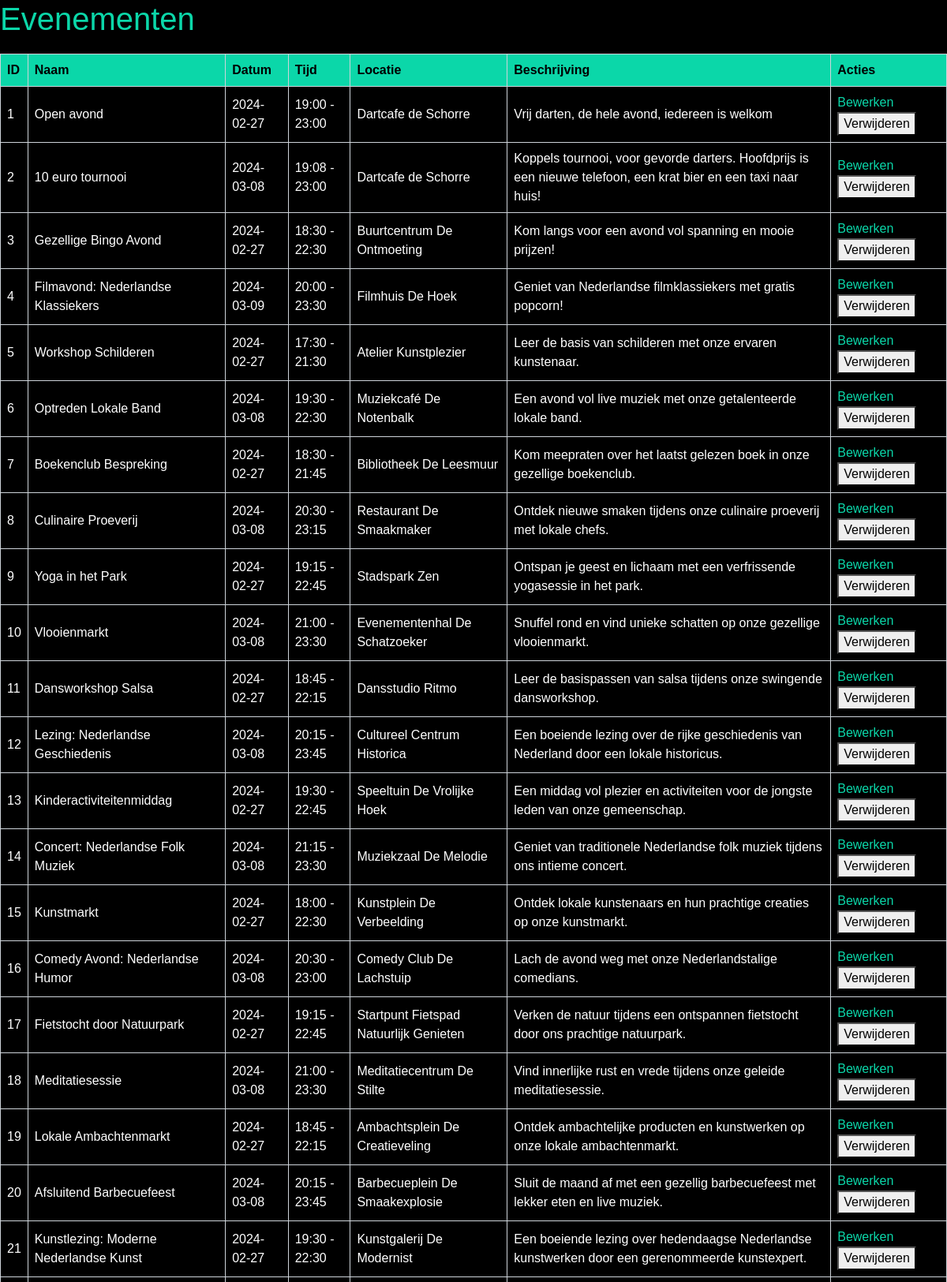
/events_moderation (upper part), run on the app's committed database.
### tables this page shows
CREATE TABLE events (
            id INTEGER PRIMARY KEY AUTOINCREMENT,
            name TEXT NOT NULL,
            description TEXT NOT NULL,
            event_date DATE NOT NULL,
            start_time TEXT NOT NULL,            
            end_time TEXT NOT NULL,
            location TEXT NOT NULL,
            agenda_id INTEGER NOT NULL,
            date_created DATE NOT NULL DEFAULT CURRENT_TIMESTAMP, aanmelder TEXT,
            FOREIGN KEY (agenda_id) REFERENCES agendas (id)
        );

### app.py (the view)
@app.route('/events_moderation',  methods=['GET', 'POST'])
def events_moderation():
    conn = get_db_connection()
    events = conn.execute('SELECT * FROM events').fetchall()
    conn.close()
    return render_template('events_moderation.html', events=events)

### app.py (called while the page is built)
def get_db_connection():
    conn = sqlite3.connect("event_calendar.db")
    conn.row_factory = sqlite3.Row
    return conn

### templates/events_moderation.html (shortened to what this page needs)
<!DOCTYPE html>
<html lang="en">
<head>
    <link rel="stylesheet" href="{{url_for('static',filename='css/bootstrap.min.css')}}">
    <link rel="stylesheet" href="{{url_for('static',filename='myfont/css/all.min.css')}}">
</head>
<body>
    <h1>Evenementen</h1>
    <table border="1">
        <thead>
            <tr>
                <th>ID</th>
                <th>Naam</th>
                <th>Datum</th>
                <th>Tijd</th>
                <th>Locatie</th>
                <th>Beschrijving</th>
                <th>Acties</th>
            </tr>
        </thead>
        <tbody>
            {% for event in events %}
                <tr>
                    <td>{{ event['id'] }}</td>
                    <td>{{ event['name'] }}</td>
                    <td>{{ event['event_date'] }}</td>
                    <td>{{ event['start_time'] }} - {{ event['end_time'] }}</td>
                    <td>{{ event['location'] }}</td>
                    <td>{{ event['description'] }}</td>
                    <td>
                        <a href="/edit_event/{{ event.id }}" style="color: #0bd7a9; text-decoration: none;">Bewerken</a>
                        <form action="/delete_event/{{ event['id'] }}" method="POST" style="display: inline;">
                            <button type="submit" class="delete-btn">Verwijderen</button>
                        </form>
                    </td>
                </tr>
            {% endfor %}
        </tbody>
    </table>
</body>
</html>

### templates/events_moderation.html (style rules this page uses)
body { font-family: Arial, sans-serif; background-color: #000000; margin: 0; padding: 0; color: white; }
h1 { color: #0bd7a9; }
table { border-collapse: collapse; width: 100%; margin-top: 20px; }
th, td { border: 1px solid #ced4da; padding: 8px; text-align: left; color: white; }
th { background-color: #0bd7a9; color: #000000; }
a { color: #0bd7a9; text-decoration: none; }

### data on the page
events: id "1", name "Open avond", event_date "2024-02-27", start_time "19:00", end_time "23:00", location "Dartcafe de Schorre", description "Vrij darten, de hele avond, iedereen is welkom"
events: id "2", name "10 euro tournooi", event_date "2024-03-08", start_time "19:08", end_time "23:00", location "Dartcafe de Schorre", description "Koppels tournooi, voor gevorde darters. Hoofdprijs is een nieuwe telefoon, een krat bier en een taxi naar huis!"
events: id "3", name "Gezellige Bingo Avond", event_date "2024-02-27", start_time "18:30", end_time "22:30", location "Buurtcentrum De Ontmoeting", description "Kom langs voor een avond vol spanning en mooie prijzen!"
events: id "4", name "Filmavond: Nederlandse Klassiekers", event_date "2024-03-09", start_time "20:00", end_time "23:30", location "Filmhuis De Hoek", description "Geniet van Nederlandse filmklassiekers met gratis popcorn!"
events: id "5", name "Workshop Schilderen", event_date "2024-02-27", start_time "17:30", end_time "21:30", location "Atelier Kunstplezier", description "Leer de basis van schilderen met onze ervaren kunstenaar."
events: id "6", name "Optreden Lokale Band", event_date "2024-03-08", start_time "19:30", end_time "22:30", location "Muziekcafé De Notenbalk", description "Een avond vol live muziek met onze getalenteerde lokale band."
events: id "7", name "Boekenclub Bespreking", event_date "2024-02-27", start_time "18:30", end_time "21:45", location "Bibliotheek De Leesmuur", description "Kom meepraten over het laatst gelezen boek in onze gezellige boekenclub."
events: id "8", name "Culinaire Proeverij", event_date "2024-03-08", start_time "20:30", end_time "23:15", location "Restaurant De Smaakmaker", description "Ontdek nieuwe smaken tijdens onze culinaire proeverij met lokale chefs."
events: id "9", name "Yoga in het Park", event_date "2024-02-27", start_time "19:15", end_time "22:45", location "Stadspark Zen", description "Ontspan je geest en lichaam met een verfrissende yogasessie in het park."
events: id "10", name "Vlooienmarkt", event_date "2024-03-08", start_time "21:00", end_time "23:30", location "Evenementenhal De Schatzoeker", description "Snuffel rond en vind unieke schatten op onze gezellige vlooienmarkt."
events: id "11", name "Dansworkshop Salsa", event_date "2024-02-27", start_time "18:45", end_time "22:15", location "Dansstudio Ritmo", description "Leer de basispassen van salsa tijdens onze swingende dansworkshop."
events: id "12", name "Lezing: Nederlandse Geschiedenis", event_date "2024-03-08", start_time "20:15", end_time "23:45", location "Cultureel Centrum Historica", description "Een boeiende lezing over de rijke geschiedenis van Nederland door een lokale historicus."
events: id "13", name "Kinderactiviteitenmiddag", event_date "2024-02-27", start_time "19:30", end_time "22:45", location "Speeltuin De Vrolijke Hoek", description "Een middag vol plezier en activiteiten voor de jongste leden van onze gemeenschap."
events: id "14", name "Concert: Nederlandse Folk Muziek", event_date "2024-03-08", start_time "21:15", end_time "23:30", location "Muziekzaal De Melodie", description "Geniet van traditionele Nederlandse folk muziek tijdens ons intieme concert."
events: id "15", name "Kunstmarkt", event_date "2024-02-27", start_time "18:00", end_time "22:30", location "Kunstplein De Verbeelding", description "Ontdek lokale kunstenaars en hun prachtige creaties op onze kunstmarkt."
events: id "16", name "Comedy Avond: Nederlandse Humor", event_date "2024-03-08", start_time "20:30", end_time "23:00", location "Comedy Club De Lachstuip", description "Lach de avond weg met onze Nederlandstalige comedians."
events: id "17", name "Fietstocht door Natuurpark", event_date "2024-02-27", start_time "19:15", end_time "22:45", location "Startpunt Fietspad Natuurlijk Genieten", description "Verken de natuur tijdens een ontspannen fietstocht door ons prachtige natuurpark."
events: id "18", name "Meditatiesessie", event_date "2024-03-08", start_time "21:00", end_time "23:30", location "Meditatiecentrum De Stilte", description "Vind innerlijke rust en vrede tijdens onze geleide meditatiesessie."
events: id "19", name "Lokale Ambachtenmarkt", event_date "2024-02-27", start_time "18:45", end_time "22:15", location "Ambachtsplein De Creatieveling", description "Ontdek ambachtelijke producten en kunstwerken op onze lokale ambachtenmarkt."
events: id "20", name "Afsluitend Barbecuefeest", event_date "2024-03-08", start_time "20:15", end_time "23:45", location "Barbecueplein De Smaakexplosie", description "Sluit de maand af met een gezellig barbecuefeest met lekker eten en live muziek."
events: id "21", name "Kunstlezing: Moderne Nederlandse Kunst", event_date "2024-02-27", start_time "19:30", end_time "22:30", location "Kunstgalerij De Modernist", description "Een boeiende lezing over hedendaagse Nederlandse kunstwerken door een gerenommeerde kunstexpert."
